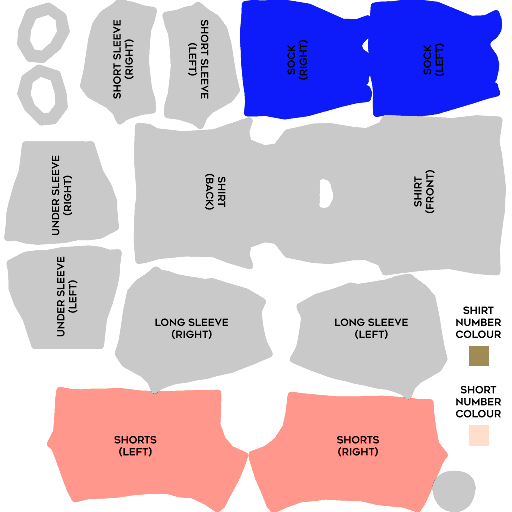
#> input picture dls_template.png, 512 x 512 px
$ python kitgen.py
#> lines starting #> are read from the running program, lines starting #| are printed output that depends on the picture
"""Reusable DLS 26 kit generator.
Builds a 512x512 import-ready PNG from a DLS UV template using any colors.
"""
import os
from PIL import Image, ImageDraw

TEMPLATE = os.path.join(os.path.dirname(os.path.abspath(__file__)), 'dls_template.png')


def hex2rgb(h):
    h = h.lstrip('#')
    if len(h) == 3:
        h = ''.join(c * 2 for c in h)
    return tuple(int(h[i:i + 2], 16) for i in (0, 2, 4))


def generate_kit(out_path, primary='#22C55E', secondary='#0C0E10',
                 socks=None, style='home'):
    """Generate a DLS kit PNG.

    primary   -> jersey / sleeves / shorts base color
    secondary -> accents: back panel, chest sash, fang outline
    socks     -> sock color (defaults to secondary)
    style     -> 'home' (back = secondary) or 'away' (back = primary)
    """
#> called with out_path = 'dls26_venom_kit.png', primary = '#22C55E', secondary = '#0C0E10', socks = '#0C0E10', style = 'home'
    socks = socks or secondary
    im = Image.open(TEMPLATE).convert('RGB')
#> im is the input picture: PIL image 512x512 RGB; mean R, G, B 202.8, 189.2, 210
    W, H = im.size
#> W = 512; H = 512
    px = im.load()
    out = Image.new('RGBA', (W, H), (0, 0, 0, 0))
#> out: PIL image 512x512 RGBA; every value is 0
    od = out.load()

    p = hex2rgb(primary) + (255,)
    s = hex2rgb(secondary) + (255,)
    sk = hex2rgb(socks) + (255,)
    band = p  # sock band uses primary

    for y in range(H):
        for x in range(W):
            r, g, b = px[x, y]
            # background -> transparent
            if r > 215 and g > 215 and b > 215:
                continue
            # thin outlines
            if r < 40 and g < 40 and b < 40:
                od[x, y] = s
                continue
            # back panel (blue guide)
            if b > 150 and r < 70:
                od[x, y] = (p if style == 'away' else s)
                continue
            # socks (salmon guide)
            if r > 200 and g < 185 and b < 185:
                od[x, y] = (band if 392 <= y <= 416 else sk)
                continue
            # front / sleeves / shorts (gray guide) + chest sash
            if 40 <= x <= 240 and 30 <= y <= 220:
                if -8 <= (y - (x * 0.75 + 10)) <= 22:
                    od[x, y] = s
                    continue
            od[x, y] = p

    d = ImageDraw.Draw(out)
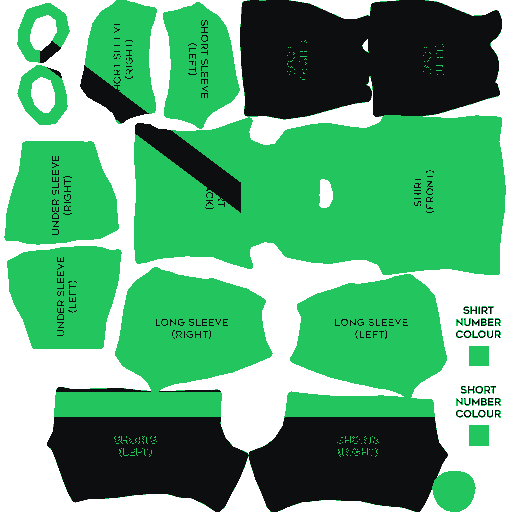
#> out: PIL image 512x512 RGBA; mean R, G, B, A 18.4, 93.3, 46.8, 178.1; transparent parts drawn white
    # venom fang emblem (chest front + back)
    d.polygon([(132, 80), (106, 146), (158, 146)], fill=s)
    d.polygon([(132, 92), (116, 140), (148, 140)], fill=p)
    d.polygon([(360, 42), (334, 108), (386, 108)], fill=s)
    d.polygon([(360, 54), (344, 102), (376, 102)], fill=p)

    out.save(out_path)
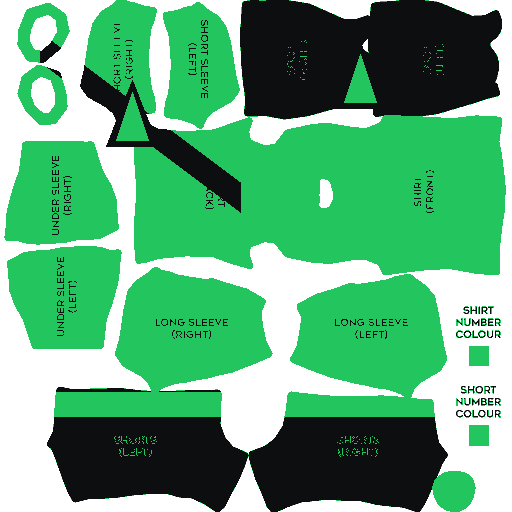
#> saved as dls26_venom_kit.png: PIL image 512x512 RGBA; mean R, G, B, A 18.6, 94.3, 47.2, 179; transparent parts drawn white
    return out_path


if __name__ == '__main__':
    generate_kit('dls26_venom_kit.png', '#22C55E', '#0C0E10', '#0C0E10', 'home')
    generate_kit('dls26_venom_kit_away.png', '#0C0E10', '#22C55E', '#22C55E', 'away')
#> call 2 of generate_kit, with out_path = 'dls26_venom_kit_away.png', primary = '#0C0E10', secondary = '#22C55E', socks = '#22C55E', style = 'away'
#> in generate_kit (call 2), `d = ImageDraw.Draw(out)`:
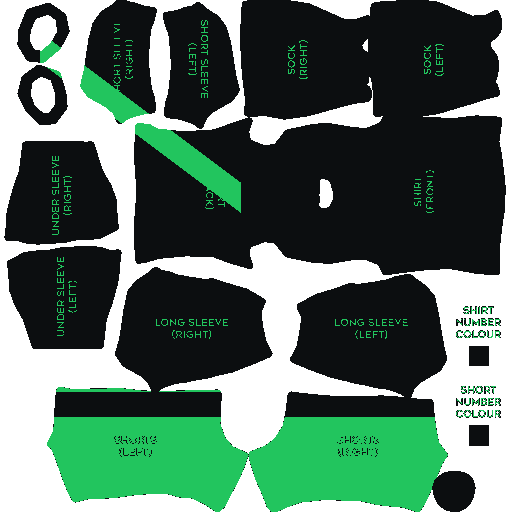
#> out: PIL image 512x512 RGBA; mean R, G, B, A 11.5, 35.6, 22.2, 178.1; transparent parts drawn white
#> in generate_kit (call 2), `out.save(out_path)`:
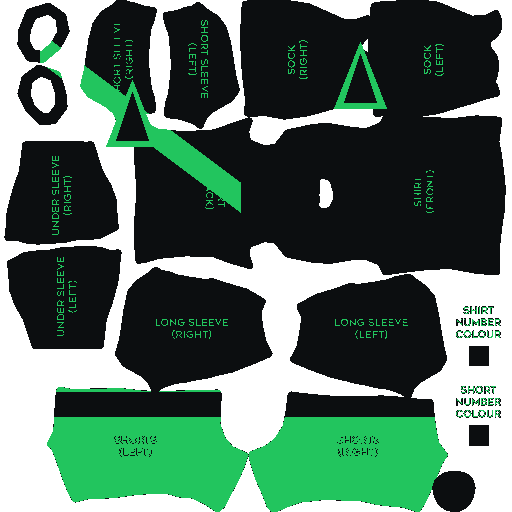
#> saved as dls26_venom_kit_away.png: PIL image 512x512 RGBA; mean R, G, B, A 11.6, 36.5, 22.6, 179; transparent parts drawn white
    print('regenerated home + away')
